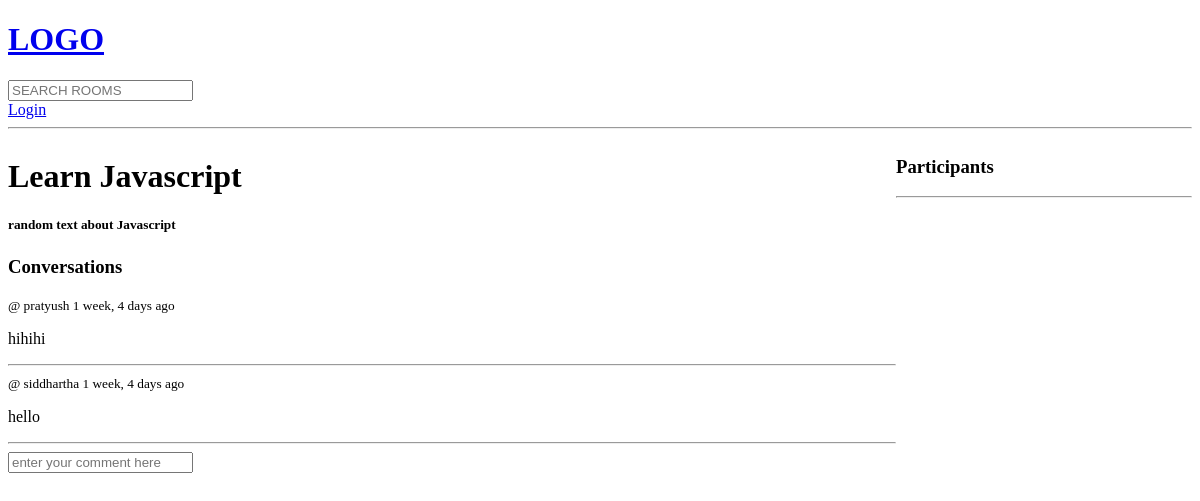
Before: /room/1/ with the older database file.
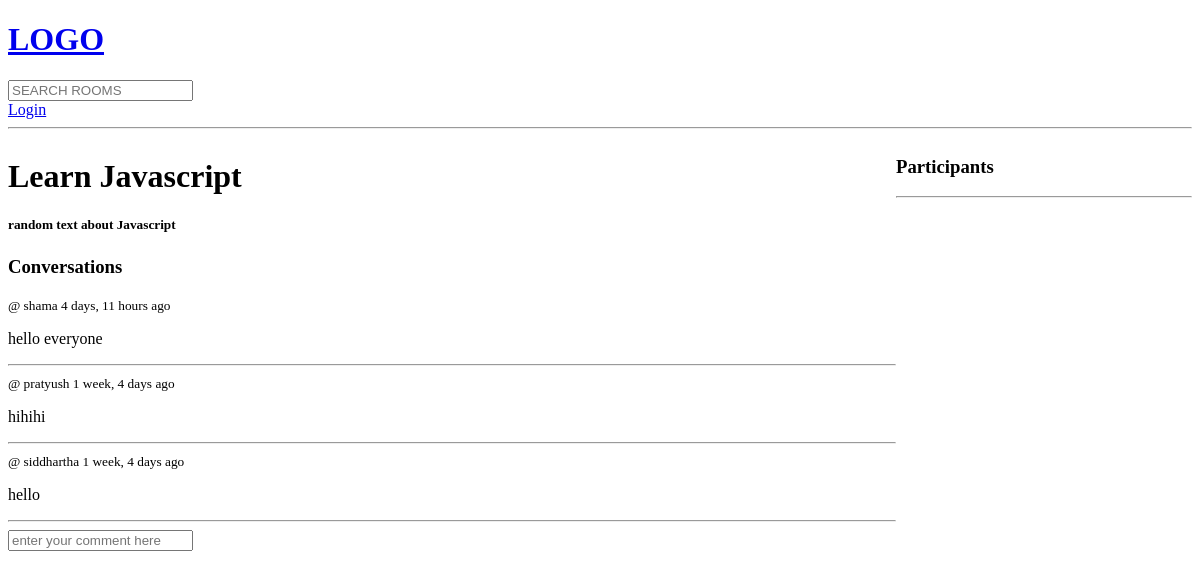
After: the same page with the newer database file.
### base/models.py (models this page shows, shortened)
class Message(models.Model):
    user=models.ForeignKey(User,on_delete=models.CASCADE  )
    room=models.ForeignKey(Room,on_delete=models.CASCADE)
    body=models.TextField()
    updated=models.DateTimeField(auto_now=True)
    created=models.DateTimeField(auto_now_add=True)

### base/views.py (the view, shortened to what this page needs)
# urls.py: path('room/<str:pk>/',views.room,name="room"),
def room(request,pk):
    room=Room.objects.get(id=pk)
    room_messages=room.message_set.all().order_by('-created')
    participants=room.participants.all()
    context={'room':room,'room_messages':room_messages,'participants':participants}
    return render(request,'base/room.html',context)

### base/templates/base/room.html (shortened to what this page needs)
{% extends 'main.html' %}
{% block content %}
<div class="room-container">
    <div>
    <h1>
        {{room.name}}
    </h1>
    <h5>
        {{room.decription}}
    </h5>
        <div class="commet-wrapper">
            <h3>Conversations</h3>
            {% for message in room_messages %}
            <div>
                <small>@ {{message.user}}  {{message.created|timesince}} ago</small>
                <p>{{message.body}}</p>
                <hr>
            </div>
            {% endfor %}
        </div>
    <div class="comment-form">
        <form method="POST" action="">
            <input type="text" name="body" placeholder="enter your comment here">
        </form>
    </div>
    </div>
    <div>
        <h3>Participants</h3>
        <hr>
    </div>
</div>
{% endblock content %}

Changed rows visible on the page:
added Message: user "shama", created "4 days, 11 hours", body "hello everyone"
